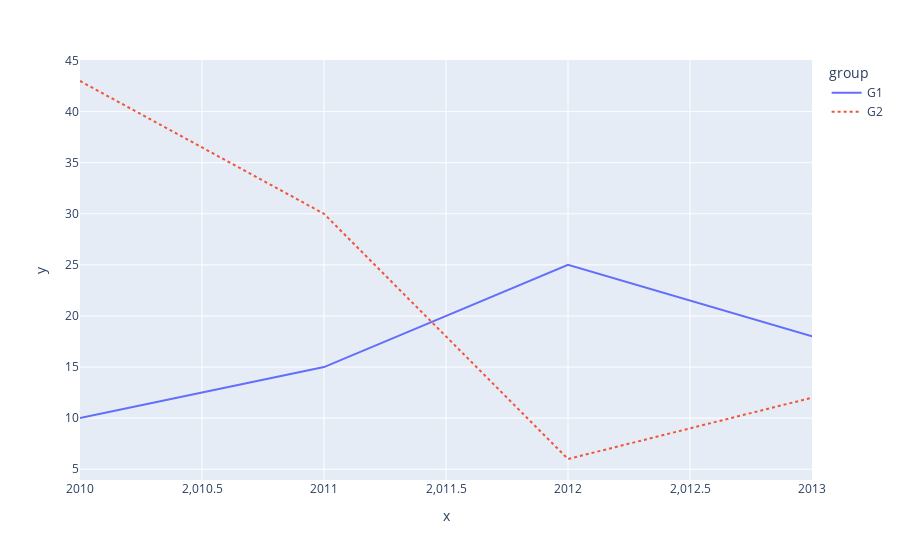

The notebook cell saved with this chart:
### Code cell
import plotly.express as px
import pandas as pd

# pandas data frame
df = pd.DataFrame({'x': [2010, 2011, 2012, 2013, 2010, 2011, 2012, 2013],
                   'y': [10, 15, 25, 18, 43, 30, 6, 12],
                   'group': ['G1', 'G1', 'G1', 'G1', 'G2', 'G2', 'G2', 'G2']})

fig = px.line(df, x = 'x', y = 'y', color = 'group', line_dash = 'group')

fig.show()

### Figure 1 — Plotly figure (JSON) as saved in the notebook; plotly's stock layout.template omitted (floating-point values rounded to 4 significant figures)
{"data": [{"hovertemplate": "group=G1<br>x=%{x}<br>y=%{y}<extra></extra>", "legendgroup": "G1", "line": {"color": "#636efa", "dash": "solid"}, "marker": {"symbol": "circle"}, "mode": "lines", "name": "G1", "orientation": "v", "showlegend": true, "type": "scatter", "x": [2010, 2011, 2012, 2013], "xaxis": "x", "y": [10, 15, 25, 18], "yaxis": "y"}, {"hovertemplate": "group=G2<br>x=%{x}<br>y=%{y}<extra></extra>", "legendgroup": "G2", "line": {"color": "#EF553B", "dash": "dot"}, "marker": {"symbol": "circle"}, "mode": "lines", "name": "G2", "orientation": "v", "showlegend": true, "type": "scatter", "x": [2010, 2011, 2012, 2013], "xaxis": "x", "y": [43, 30, 6, 12], "yaxis": "y"}], "layout": {"legend": {"title": {"text": "group"}, "tracegroupgap": 0}, "margin": {"t": 60}, "xaxis": {"anchor": "y", "domain": [0, 1], "title": {"text": "x"}}, "yaxis": {"anchor": "x", "domain": [0, 1], "title": {"text": "y"}}}}
